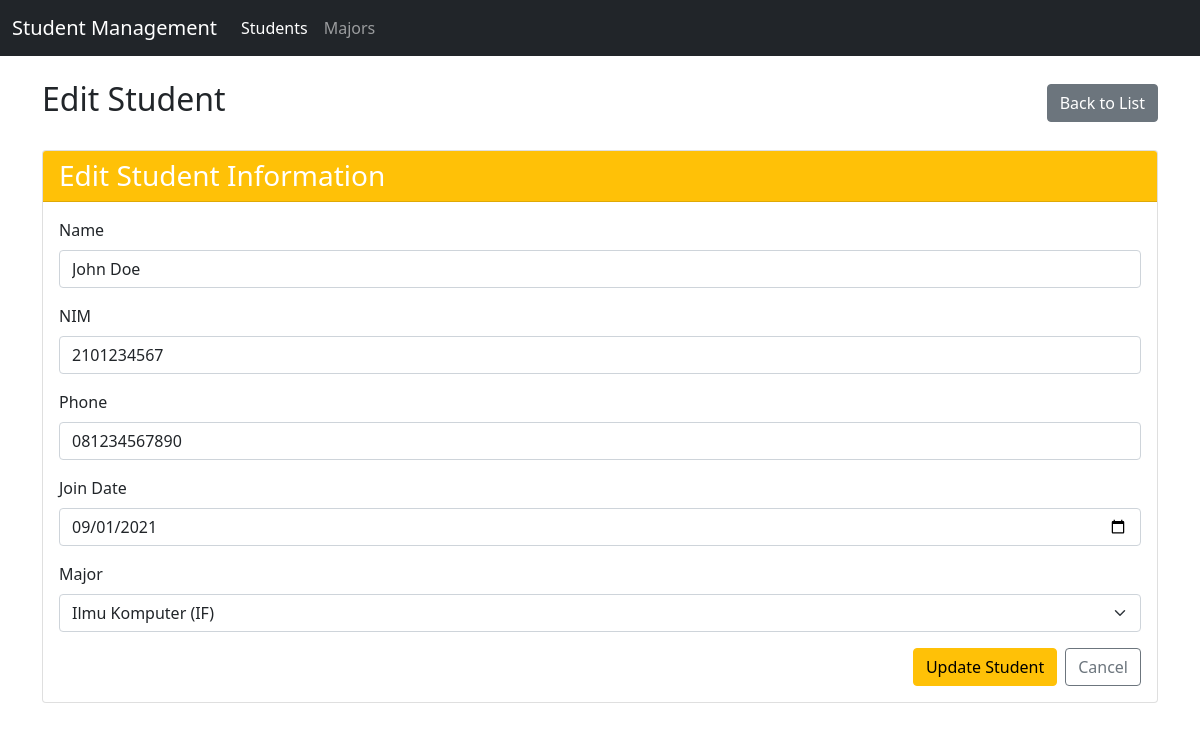
The app's page /tp_mvc/index.php?page=students&action=edit&id=1 with its own data.
### tables this page shows
CREATE TABLE `students` (
  `id` int(11) NOT NULL,
  `name` varchar(100) NOT NULL,
  `nim` varchar(20) NOT NULL,
  `phone` varchar(15) NOT NULL,
  `join_date` date NOT NULL,
  `major_id` int(11) DEFAULT NULL
);

CREATE TABLE `majors` (
  `id` int(11) NOT NULL,
  `code` varchar(10) NOT NULL,
  `name` varchar(100) NOT NULL,
  `faculty` varchar(100) NOT NULL
);

### tp_mvc/controllers/StudentController.php (called while the page is built, shortened)
<?php
require_once "models/Student.php";
require_once "models/Major.php";
class StudentController
{
    private $studentModel;
    private $majorModel;
    public function __construct()
    {
        $this->studentModel = new Student();
        $this->majorModel = new Major();
    }
    public function edit($id)
    {
        $student = $this->studentModel->getById($id);
        $majors = $this->majorModel->getAll();
        require_once "views/students/edit.php";
    }
}

### tp_mvc/config/connection.php (called while the page is built, shortened)
<?php
class Connection
{
    private $servername = "localhost";
    private $username = "root";
    private $password = "";
    private $db_name = "tp_mvc";
    public $conn;
    public function __construct()
    {
        $this->conn = new mysqli($this->servername, $this->username, $this->password, $this->db_name);
    }
    public function getConnection()
    {
        return $this->conn;
    }
}

### tp_mvc/models/Student.php (called while the page is built, shortened)
<?php
require_once "config/connection.php";
class Student
{
    private $conn;
    public function __construct()
    {
        $connection = new Connection();
        $this->conn = $connection->getConnection();
    }
    public function getById($id)
    {
        $sql = "SELECT * FROM students WHERE id = ?";
        $stmt = $this->conn->prepare($sql);
        $stmt->bind_param("i", $id);
        $stmt->execute();
        $result = $stmt->get_result();
        if ($result->num_rows > 0) {
            return $result->fetch_assoc();
        } else {
            return null;
        }
    }
}

### tp_mvc/models/Major.php (called while the page is built, shortened)
<?php
require_once "config/connection.php";
class Major
{
    private $conn;
    public function __construct()
    {
        $connection = new Connection();
        $this->conn = $connection->getConnection();
    }
    public function getAll()
    {
        $sql = "SELECT * FROM majors";
        $result = $this->conn->query($sql);
        $data = [];
        if ($result->num_rows > 0) {
            while ($row = $result->fetch_assoc()) {
                $data[] = $row;
            }
        }
        return $data;
    }
}

### tp_mvc/views/students/edit.php (the view, shortened to what this page needs)
<?php require_once "views/templates/header.php"; ?>
<div class="d-flex justify-content-between align-items-center mb-4">
    <h2>Edit Student</h2>
    <a href="index.php?page=students" class="btn btn-secondary">Back to List</a>
</div>
<div class="card">
    <div class="card-header bg-warning text-white">
        <h3 class="card-title mb-0">Edit Student Information</h3>
    </div>
    <div class="card-body">
        <form method="post" action="index.php?page=students&action=edit&id=<?= $student['id'] ?>">
            <div class="mb-3">
                <label for="name" class="form-label">Name</label>
                <input type="text" class="form-control" id="name" name="name" value="<?= $student['name'] ?>" required>
            </div>
            <div class="mb-3">
                <label for="nim" class="form-label">NIM</label>
                <input type="text" class="form-control" id="nim" name="nim" value="<?= $student['nim'] ?>" required>
            </div>
            <div class="mb-3">
                <label for="phone" class="form-label">Phone</label>
                <input type="text" class="form-control" id="phone" name="phone" value="<?= $student['phone'] ?>" required>
            </div>
            <div class="mb-3">
                <label for="join_date" class="form-label">Join Date</label>
                <input type="date" class="form-control" id="join_date" name="join_date" value="<?= $student['join_date'] ?>" required>
            </div>
            <div class="mb-3">
                <label for="major_id" class="form-label">Major</label>
                <select class="form-select" id="major_id" name="major_id" required>
                    <?php foreach ($majors as $major) : ?>
                        <option value="<?= $major['id'] ?>" <?= ($student['major_id'] == $major['id']) ? 'selected' : '' ?>>
                            <?= $major['name'] ?> (<?= $major['code'] ?>)
                        </option>
                    <?php endforeach; ?>
                </select>
            </div>
            <div class="d-grid gap-2 d-md-flex justify-content-md-end">
                <button type="submit" name="submit" class="btn btn-warning">Update Student</button>
                <a href="index.php?page=students" class="btn btn-outline-secondary">Cancel</a>
            </div>
        </form>
    </div>
</div>
<?php require_once "views/templates/footer.php"; ?>

### records on screen
students: name "John Doe", nim "2101234567", phone "081234567890", join_date "09/01/2021", major_id "Ilmu Komputer (IF)"
